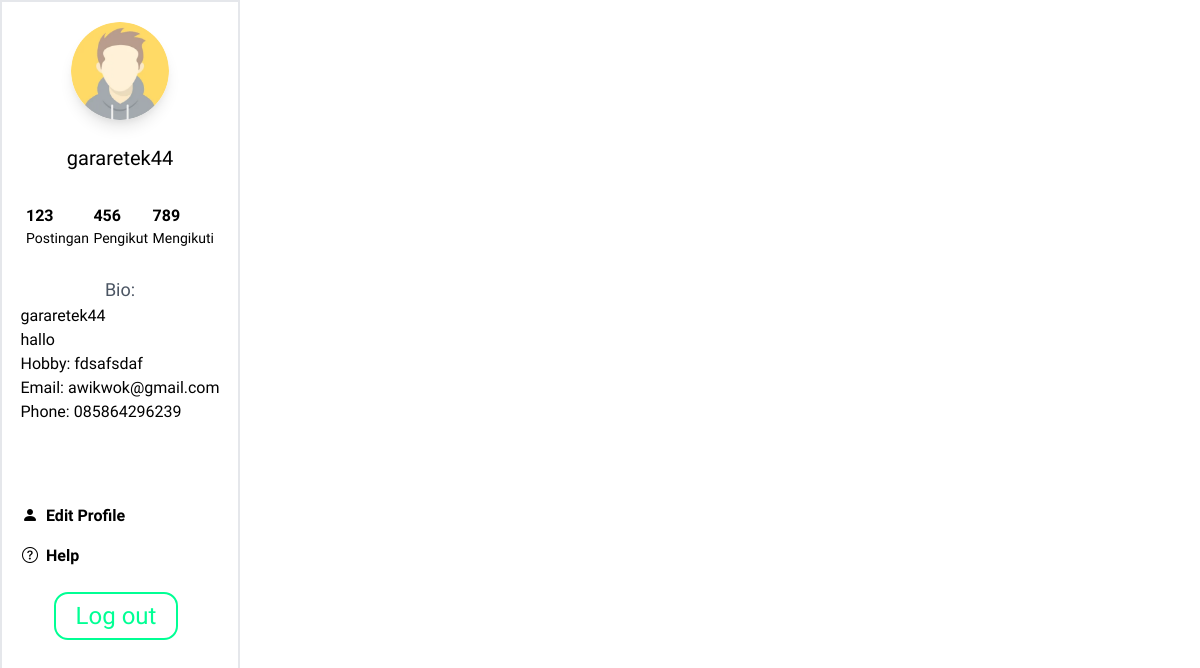
Before: /profile/detail.php (signed in) with the older database file.
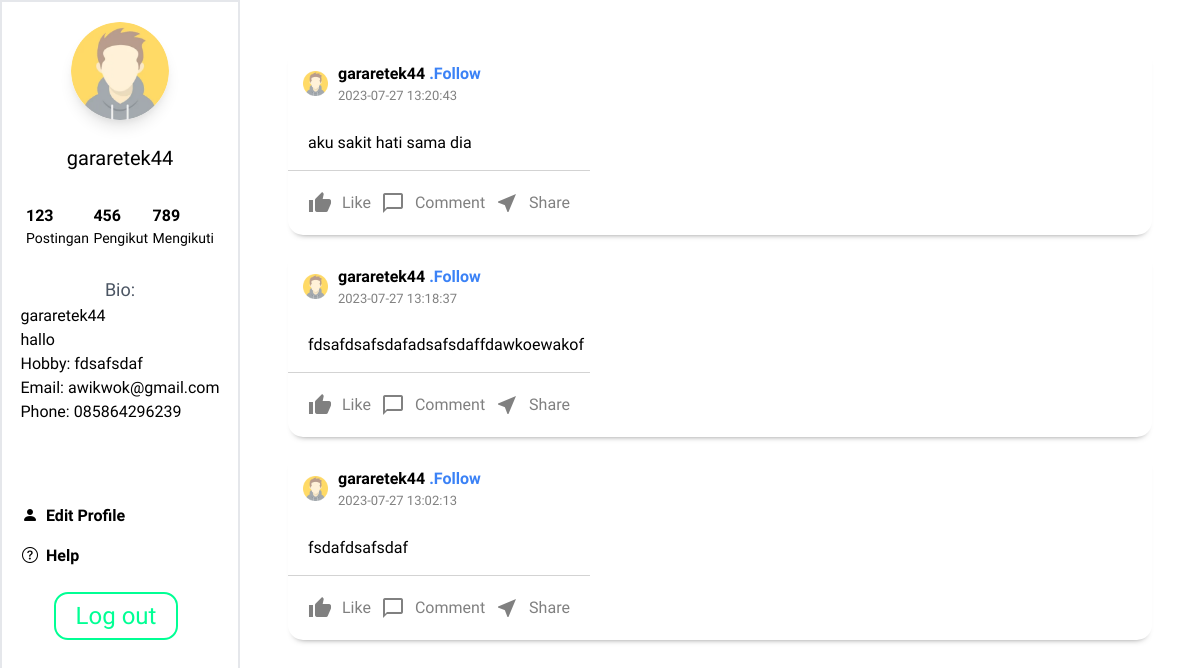
After: the same page with the newer database file.
### tables this page shows
CREATE TABLE `biodata` (
  `bio_id` int(11) NOT NULL,
  `user_id` int(11) NOT NULL,
  `email` varchar(255) DEFAULT NULL,
  `bio_description` longtext NOT NULL,
  `hoby` varchar(255) DEFAULT NULL,
  `profile_image` varchar(255) DEFAULT NULL,
  `updated_at` timestamp NULL DEFAULT NULL,
  `created_at` timestamp NULL DEFAULT NULL
);

CREATE TABLE `user` (
  `user_id` int(11) NOT NULL,
  `username` varchar(50) NOT NULL,
  `password` varchar(50) NOT NULL,
  `phone` text NOT NULL,
  `usr_role_id` int(11) NOT NULL,
  `name` varchar(255) NOT NULL,
  `warning_lavel` int(11) NOT NULL DEFAULT 0,
  `deleted_at` timestamp NULL DEFAULT NULL,
  `updated_at` timestamp NULL DEFAULT NULL,
  `created_at` timestamp NULL DEFAULT NULL
);

CREATE TABLE `post` (
  `post_id` int(11) NOT NULL,
  `user_id` int(11) NOT NULL,
  `post_value` longtext NOT NULL,
  `post_image` varchar(225) DEFAULT NULL,
  `group_id` int(11) DEFAULT NULL,
  `created` timestamp NULL DEFAULT NULL,
  `updated_at` timestamp NULL DEFAULT NULL,
  `updated_by` int(11) DEFAULT NULL
);

### profile/detail.php (the view, shortened to what this page needs)
<?php
    include '../koneksi.php';
$user_id = $_SESSION['user_id'];
    $show_post = mysqli_query($koneksi,"SELECT * FROM `post` INNER JOIN `user`  ON post.user_id = user.user_id where user.user_id ='$user_id' ORDER BY `post_id` DESC; ");
?>
<!doctype html>
<html lang="en">
<head>
    <link href="https://unpkg.com/tailwindcss@^2/dist/tailwind.min.css" rel="stylesheet">
    <link rel="stylesheet" href="../public/assets/css/profile.css">
    <link rel="stylesheet" href="https://cdn.jsdelivr.net/npm/bootstrap-icons@1.10.5/font/bootstrap-icons.css">
</head>
<body class="h-screen overflow-hidden flex items-center justify-center" style="background: #edf2f7;">
    <div class="w-full flex flex-row flex-wrap">
        <div class="w-full bg-white h-screen flex flex-row flex-wrap justify-center">
            <div class="w-0 md:w-1/4 lg:w-1/5 h-0 md:h-screen overflow-y-hidden bg-white border-2">
                <div class="p-5 bg-white sticky top-0">
                    <div class="flex justify-center items-center">
                        <img class="w-1/2 rounded-full shadow-lg justify-center" src="../public/assets/img/pp.png"
                            alt="Profile Picture">
                    </div>
                    <div class="pt-2 mt-4 w-full text-center text-xl text-black-600">
                    <?php echo $_SESSION['nama']; ?>
                    </div>
                </div>
                <div class="w-full">
                    <div class="flex justify-between items-center py-3 px-6">
                        <div class="text-black-600">
                            <span class="font-bold">123</span>
                            <h6 class="text-sm">Postingan</h6>
                        </div>
                        <div class="text-black-600">
                            <span class="font-bold">456</span>
                            <h6 class="text-sm">Pengikut</h6>
                        </div>
                        <div class="text-black-600">
                            <span class="font-bold">789</span>
                            <h6 class="text-sm">Mengikuti</h6>
                        </div>
                    </div>
                </div>
                <div class="w-70 p-4 flex justify-center items-center mx-auto">
                    <div>
                        <p class="text-gray-600 text-lg text-center">Bio:</p>
                        <?php
                            include '../koneksi.php';
                            $user_id = $_SESSION['user_id'];
                            $data = mysqli_query($koneksi,"SELECT * FROM `biodata` where `user_id` = '$user_id' ");
                            $user = mysqli_fetch_array(mysqli_query($koneksi,"SELECT * FROM `user` where `user_id` = '$user_id'"));
                            foreach ($data as $data){
                                echo  $_SESSION['username'] . "<br>";
                                echo  $data['bio_description'] . "<br>";
                                echo "Hobby: " . $data['hoby'] . "<br>";
                                echo "Email: " . $data['email'] . "<br>";
                                echo "Phone: " . $user['phone'] . "<br>";
                                echo "<br>";
                            }
                        ?>
                    </div>
                </div>
                <div class="w-full h-screen antialiased flex flex-col hover:cursor-pointer mt-8">
                    <a class="hover:bg-light-300 bg-light-200 p-2 w-full text-base text-left text-black-600 font-semibold"
                        href="editprofile.php">
                        <i class="bi bi-person-fill pl-3 pr-2 float-left"></i>
                        Edit Profile
                    </a>
                    <a class="hover:bg-light-300 bg-light-200 p-2 w-full text-base text-left text-black-600 font-semibold"
                        href="">
                        <i class="bi bi-question-circle pl-3 pr-2 float-left"></i>
                        Help
                    </a>
                    <a href="../index.php" class="btn-link p-4 text-center text-base">
                        <button class="big-btn">Log out</button>
                    </a>
                </div>
            </div>
            <div class="w-full md:w-3/4 lg:w-4/5 p-5 md:px-12 lg:24 h-full overflow-x-scroll antialiased">
                <div class="mt-3 flex flex-col">
                <?php
                    foreach($show_post as $post){
                        ?>
                        <div class="post">
                        <div class="post__top">
                            <img class="user__avatar post__avatar" src="../public/assets/img/pp.png" alt="" />
                            <div class="post__topInfo">
                                <h3 class="text-medium"><?php echo $post['name'] ?> <a href="index.php?page=home"
                                        class="text-blue-500">.Follow</a></h3>
                                <p class="text-small text-gray-500"><?php echo $post['created'] ?></p>
                            </div>
                        </div>
                        <div class="post__bottom">
                            <p class="text-justify"><?php echo $post['post_value'] ?></p>
                        </div>
                        <div class="post__options">
                            <div class="post__option flex items-center">
                                <span class="material-icons text-xl">thumb_up</span>
                                <p class="text-medium">Like</p>
                            </div>
                            <div class="post__option flex items-center">
                                <span class="material-icons text-xl">chat_bubble_outline</span>
                                <p class="text-medium">Comment</p>
                            </div>
                            <div class="post__option flex items-center">
                                <span class="material-icons text-xl">near_me</span>
                                <p class="text-medium">Share</p>
                            </div>
                        </div>
                    </div>
                    <?php
                    }
                ?>
                </div>
            </div>
        </div>
    </div>
</body>
</html>

### public/assets/css/profile.css (style rules this page uses)
* { font-family: 'Montserrat Alternates', sans-serif; }
.post { width: 100%; margin-top: 15px; border-radius: 15px; background-color: white; box-shadow: 0px 5px 7px -7px rgba(0, 0, 0, 0.75); }
.post__top { display: flex; position: relative; align-items: center; padding: 15px; }
.post__avatar { border-radius: 30%; width: 25px; margin-right: 10px; }
.post__topInfo h3 { font-size: medium; font-weight: 600; }
.post__topInfo p { font-size: small; color: gray; }
.post__bottom { margin-top: 5px; margin-bottom: 10px; padding: 5px 20px; text-align: justify; }
.post__options { padding-top: 10px; border-top: 1px solid lightgray; display:inline-flex; justify-content: space-evenly; font-size: medium; color: gray; cursor: pointer; padding: 15px; }
.post__option { display: inline-flex; align-items: center; justify-content: center; padding: 5px; flex: 1; }
.post__option p { margin-left: 10px; }
.big-btn { display: inline-block; padding: 10px 20px; border: 2px solid #00FF94; color: #00FF94; border-radius: 14px; font-size: 24px; margin-right: 8px; text-align: center; text-decoration: none; cursor: pointer; outline: none; background-color: transparent; border-bottom: 2px solid #00FF94; }

Changed rows visible on the page:
added post: user.name "gararetek44", created "2023-07-27 13:20:43", post_value "aku sakit hati sama dia"
added post: user.name "gararetek44", created "2023-07-27 13:18:37", post_value "fdsafdsafsdafadsafsdaffdawkoewakof"
added post: user.name "gararetek44", created "2023-07-27 13:02:13", post_value "fsdafdsafsdaf"
